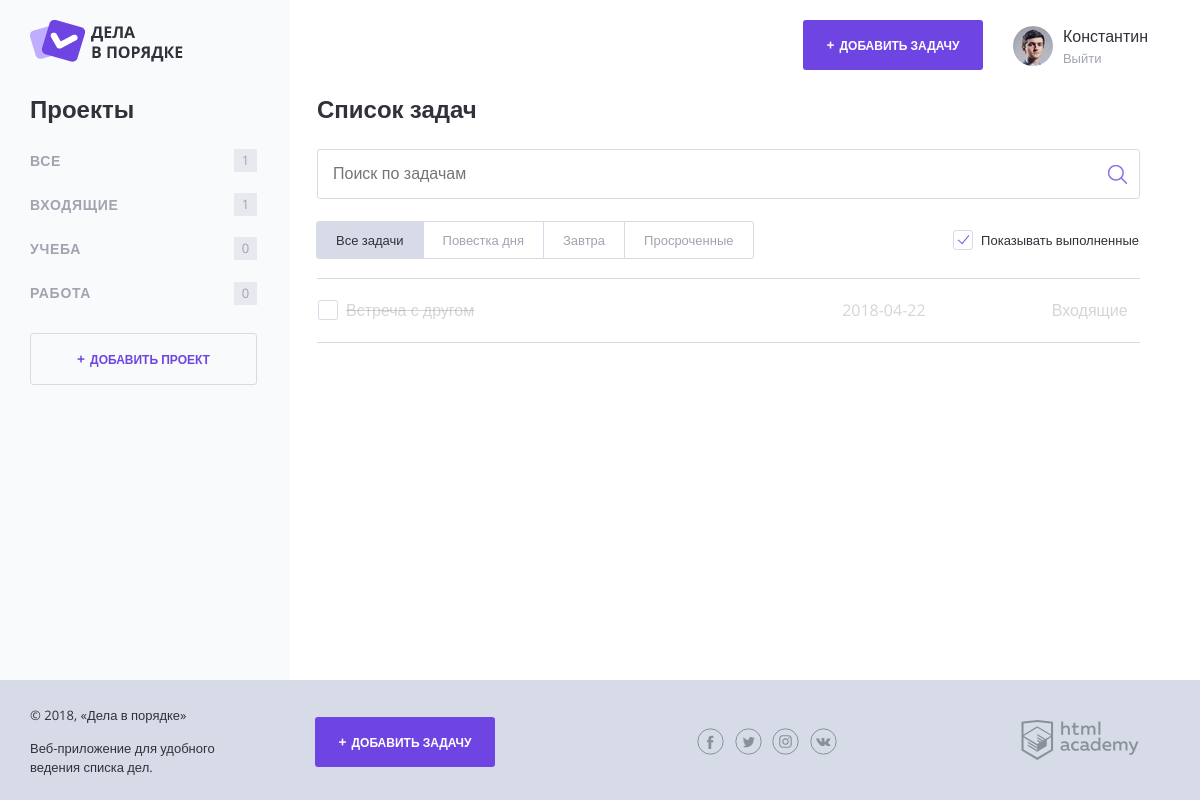
Page /index.php?project_id=1&show_complete_tasks=1 on the committed database.
### tables this page shows
CREATE TABLE categories (
    id INT AUTO_INCREMENT PRIMARY KEY,
    project CHAR(128),
    user_id INT
  );

CREATE TABLE tasks (
    id INT AUTO_INCREMENT PRIMARY KEY,
    creation_date DATE,
    completion_date DATE,
    task_name CHAR(128),
    file_link CHAR(128),
    time_limit DATE,
    user_id INT,
    project_id INT
  );

### functions.php (called while the page is built, shortened)
<?php
function include_template($path, $data) {
    if (file_exists($path)) {
        extract($data);
        require_once($path);
        $result = ob_get_clean();
    }
    else {
        $result = "";
    }
    return $result;
}
function project_count($array, $name) {
    $amount = 0;
    if ($name == 'Все') {
        $amount = count($array);
    }
    else {
        foreach ($array as $value) {
            if ($value['project'] == $name) {
                $amount++;
            }
        }
    }
    return $amount;
}
function time_alert($end_date, $completed) {
    $important = "";
    $last_date = floor((strtotime(htmlspecialchars($end_date)) - time()) / 3600);
    return $important;
}
function get_projects_list($connect, $user_id) {
    $sql = "SELECT c.id, project, user_name FROM categories c JOIN users u ON c.user_id = u.id WHERE c.user_id = $user_id;";
    $query = mysqli_query($connect, $sql);
    $array = mysqli_fetch_all($query, MYSQLI_ASSOC);
    return $array;
}
function get_tasks_list($connect, $project_id, $user_id, $show_complete_tasks) {
    $sql = "SELECT t.id, task_name, project, time_limit, completion_date FROM tasks t JOIN categories c ON t.project_id = c.id WHERE t.user_id = $user_id";
    if ($project_id) {
        $sql = $sql . " AND t.project_id = $project_id";
    }
    $query = mysqli_query($connect, $sql);
    $array = mysqli_fetch_all($query, MYSQLI_ASSOC);
        return $array;
}
?>

### templates/layout.php (the view, shortened to what this page needs)
<!DOCTYPE html>
<html lang="ru">
<head>
    <link rel="stylesheet" href="css/normalize.css">
    <link rel="stylesheet" href="css/style.css">
    <link rel="stylesheet" href="css/flatpickr.min.css">
</head>
<body>
<div class="page-wrapper">
    <div class="container container--with-sidebar">
        <header class="main-header">
            <a href="#">
                <img src="img/logo.png" width="153" height="42" alt="Логотип Дела в порядке">
            </a>
            <div class="main-header__side">
                <a class="main-header__side-item button button--plus open-modal" href="javascript:;"
                   target="task_add">Добавить задачу</a>
                <div class="main-header__side-item user-menu">
                    <div class="user-menu__image">
                        <img src="img/user-pic.jpg" width="40" height="40" alt="Пользователь">
                    </div>
                    <div class="user-menu__data">
                        <p>Константин</p>
                        <a href="#">Выйти</a>
                    </div>
                </div>
            </div>
        </header>
        <div class="content">
            <section class="content__side">
                <h2 class="content__side-heading">Проекты</h2>
                <nav class="main-navigation">
                    <ul class="main-navigation__list">
                        <li class="main-navigation__list-item">
                            <a class="main-navigation__list-item-link <? if ($_GET['project_id'] == ''): ?>main-navigation__list-item--active<? endif; ?>" href="/index.php?project_id=&show_complete_tasks=<?=$show_complete_tasks?>">Все</a>
                            <span class="main-navigation__list-item-count"><?= project_count($tasks, 'Все'); ?></span>
                        </li>
                        <? foreach ($categories as $key => $item): ?>
                            <li class="main-navigation__list-item">
                                <a class="main-navigation__list-item-link" href="/index.php?project_id=<?=$_GET['project_id'] = $item['id']; ?>&show_complete_tasks=<?=$show_complete_tasks?>"><?=$item['project']?></a>
                                <span class="main-navigation__list-item-count"><?= project_count($tasks, $item['project']);?></span>
                            </li>
                        <? endforeach; ?>
                    </ul>
                </nav>
                <a class="button button--transparent button--plus content__side-button open-modal"
                   href="javascript:;" target="project_add">Добавить проект</a>
            </section>
            <main class="content__main"><?= $content; ?></main>
        </div>
    </div>
</div>
<footer class="main-footer">
    <div class="container">
        <div class="main-footer__copyright">
            <p>© 2018, «Дела в порядке»</p>
            <p>Веб-приложение для удобного ведения списка дел.</p>
        </div>
        <a class="main-footer__button button button--plus open-modal" target="task_add"
           href="javascript:;">Добавить задачу</a>
        <div class="main-footer__social social">
            <a class="social__link social__link--facebook" href="#">Facebook
            </a>
            <a class="social__link social__link--twitter" href="#">Twitter
            </a>
            <a class="social__link social__link--instagram" href="#">Instagram
            </a>
            <a class="social__link social__link--vkontakte" href="#">Вконтакте
            </a>
        </div>
        <div class="main-footer__developed-by">
            <a href="https://htmlacademy.ru/intensive/php">
                <img src="img/htmlacademy.svg" alt="HTML Academy" width="118" height="40">
            </a>
        </div>
    </div>
</footer>
</body>
</html>

### templates/index.php (shortened to what this page needs)
<h2 class="content__main-heading">Список задач</h2>
<form class="search-form" action="index.html" method="post">
    <input class="search-form__input" type="text" name="" value="" placeholder="Поиск по задачам">
    <input class="search-form__submit" type="submit" name="" value="Искать">
</form>
<div class="tasks-controls">
    <nav class="tasks-switch">
        <a href="/" class="tasks-switch__item tasks-switch__item--active">Все задачи</a>
        <a href="/" class="tasks-switch__item">Повестка дня</a>
        <a href="/" class="tasks-switch__item">Завтра</a>
        <a href="/" class="tasks-switch__item">Просроченные</a>
    </nav>
    <label class="checkbox">
        <span class="checkbox__text">Показывать выполненные</span>
    </label>
</div>
<table class="tasks">
    <? foreach ($tasks as $val): ?>
        <tr class="tasks__item task <? if ($val['completion_date']): ?>task--completed<? endif; ?> <?=time_alert($val['time_limit'], $val['completion_date'])  ?>">
            <td class="task__select">
                <label class="checkbox task__checkbox">
                    <span class="checkbox__text"><?=htmlspecialchars($val['task_name'])?></span>
                </label>
            </td>
            <td class="task__file">
                <?=htmlspecialchars($val['time_limit'])?>
            </td>
            <td class="task__date">
                <?=htmlspecialchars($val['project'])?>
            </td>
        </tr>
    <? endforeach; ?>
</table>

### rows in the picture
categories: project "ВХОДЯЩИЕ", project "1"
categories: project "УЧЕБА", project "0"
categories: project "РАБОТА", project "0"
tasks: task_name "Встреча с другом", time_limit "2018-04-22", categories.project "Входящие"

### other values in the picture
project_count($tasks, 'Все') "1"
